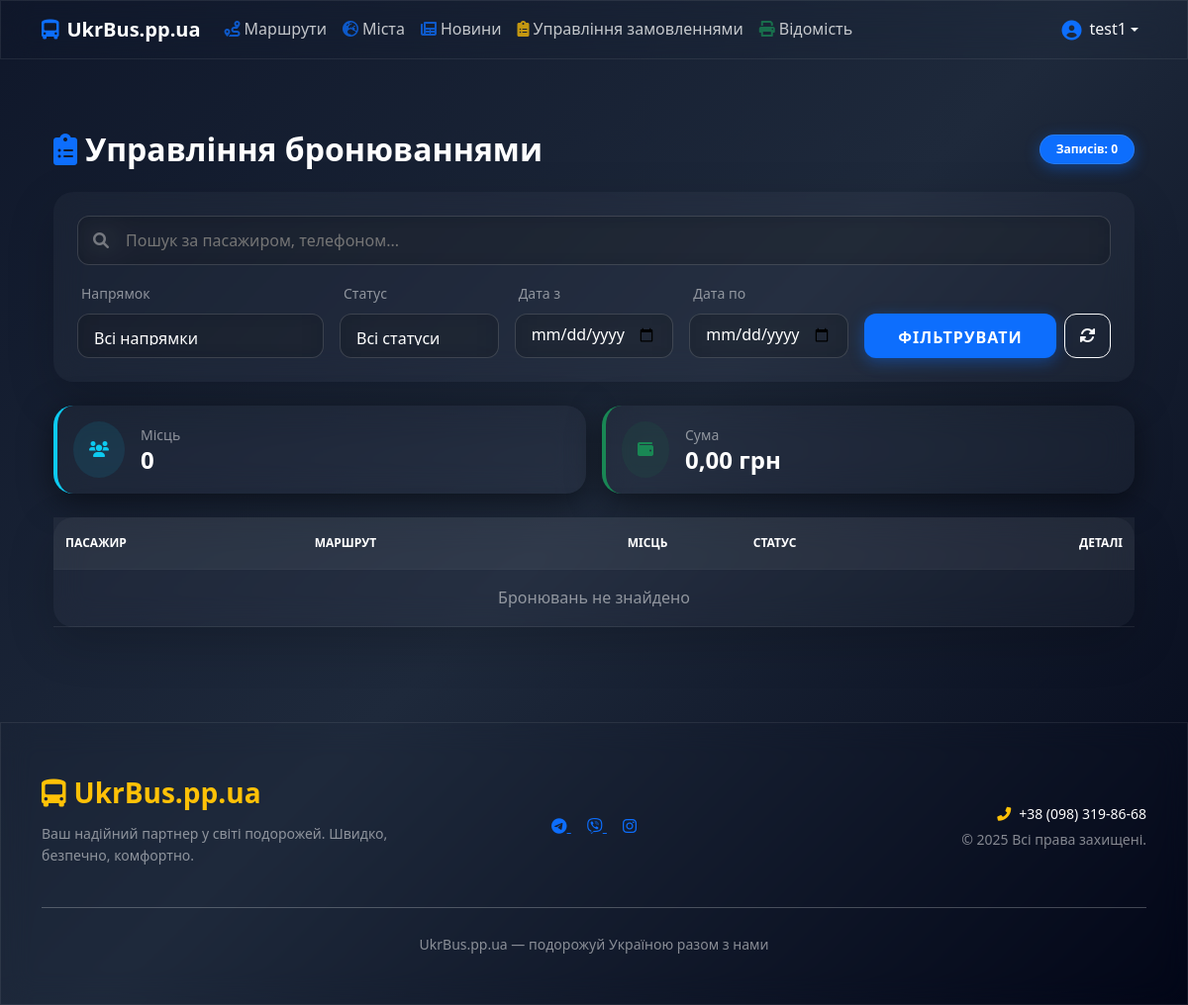
The page /booking/bookings/ (signed in) on the database as committed earlier.
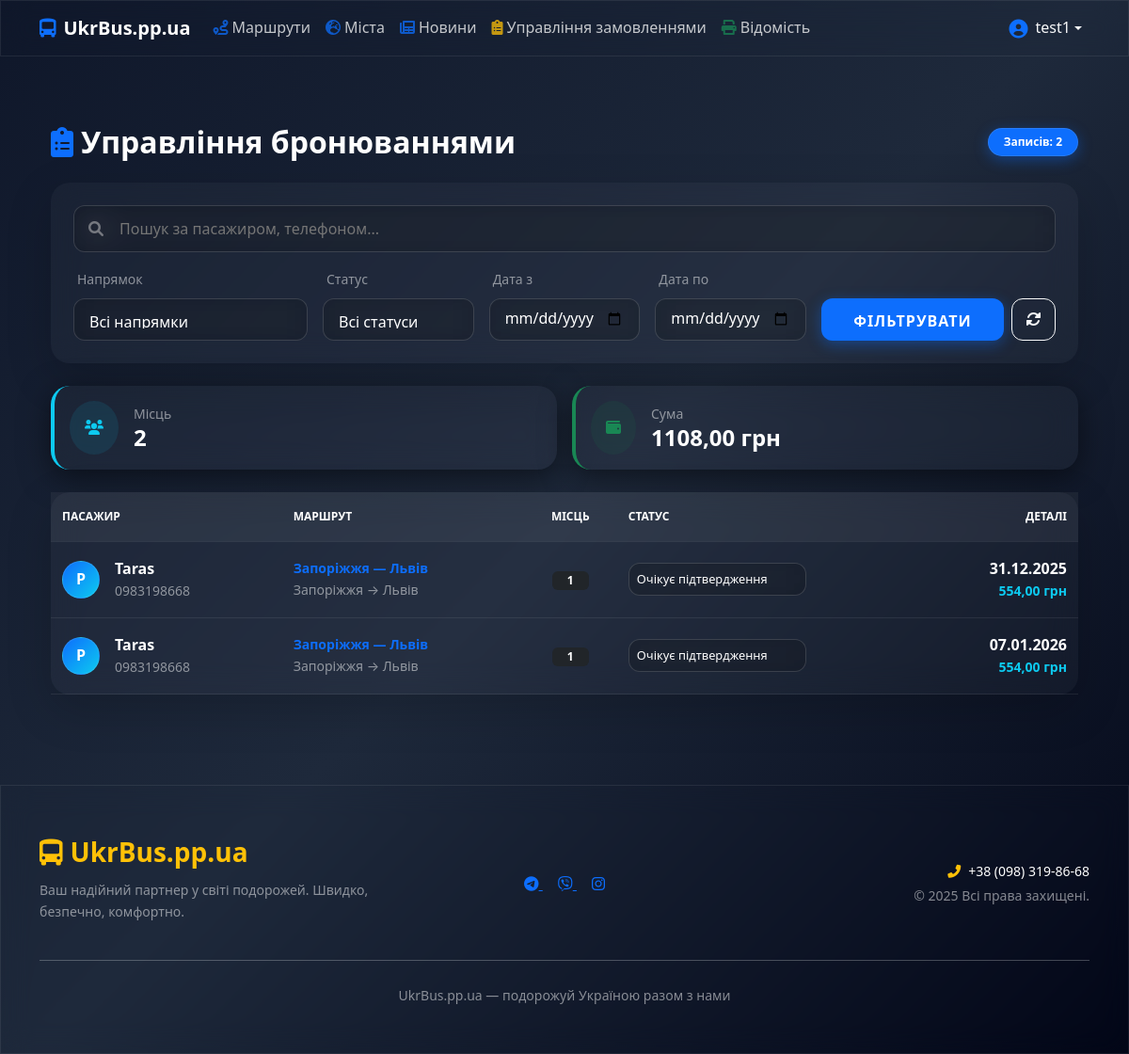
The same page on the database as committed later.
### booking/models.py (models this page shows, shortened)
class Booking(models.Model):
    STATUS_CHOICES = [
        ('pending', 'Очікує підтвердження'),
        ('confirmed', 'Підтверджено'),
        ('cancelled', 'Скасовано'),
    ]
    passenger = models.ForeignKey(
        settings.AUTH_USER_MODEL,
        on_delete=models.CASCADE,
        related_name='bookings'
    )
    route = models.ForeignKey(
        Route,
        on_delete=models.CASCADE,
        related_name='bookings'
    )
    trip_date = models.DateField(verbose_name="Дата поїздки",db_index=True)
    seats_count = models.PositiveIntegerField(default=1, verbose_name="Кількість місць")
    status = models.CharField(max_length=20, choices=STATUS_CHOICES, default='pending',db_index=True)
    departure_point = models.CharField(max_length=100, verbose_name="Місце посадки",db_index=True)
    arrival_point = models.CharField(max_length=100, verbose_name="Місце висадки",db_index=True)
    total_price = models.DecimalField(
        max_digits=10,
        decimal_places=2,
        default=0.00,
        verbose_name="Загальна вартість"
    )
    created_at = models.DateTimeField(auto_now_add=True)
    updated_at = models.DateTimeField(auto_now=True)  # Корисно для відстеження змін статусу
    class Meta:
        verbose_name = "Бронювання"
        verbose_name_plural = "Бронювання"
        ordering = ['-created_at']

### accounts/models.py (models this page shows, shortened)
class User(AbstractUser):
    username = models.CharField(
        max_length=255,
        unique=True,
        help_text="Будь-яка комбінація символів",
    )
    is_passenger = models.BooleanField(default=False, verbose_name="Пасажир")
    is_carrier = models.BooleanField(default=False, verbose_name="Перевізник")

class PassengerProfile(models.Model):
    user = models.OneToOneField(User, on_delete=models.CASCADE, related_name='passenger_profile')
    phone = models.CharField(max_length=20, verbose_name="Телефон")

### trips/models.py (models this page shows, shortened)
class Route(models.Model):
    carrier = models.ForeignKey(settings.AUTH_USER_MODEL, on_delete=models.CASCADE, related_name='routes',
                                verbose_name="Перевізник")
    title = models.CharField(max_length=255, verbose_name="Назва маршруту")
    is_active = models.BooleanField(default=True, verbose_name="Активний")
    top_until = models.DateField(null=True, blank=True, verbose_name="ТОП діє до")
    is_passenger = models.BooleanField(
        default=True,
        verbose_name="Пасажирські перевезення",
        help_text="Чи доступне бронювання місць для пасажирів"
    )
    is_parcel = models.BooleanField(
        default=True,
        verbose_name="Доставка посилок",
        help_text="Чи приймає цей маршрут посилки для передачі"
    )
    min_trip_price = models.DecimalField(max_digits=10, decimal_places=2, default=0,
                                         verbose_name="Мінімальна ціна поїздки")
    price_per_km = models.DecimalField(max_digits=10, decimal_places=2, default=0, verbose_name="Ціна за 1 км")
    min_parcel_price = models.DecimalField(max_digits=10, decimal_places=2, default=0,
                                           verbose_name="Мінімальна ціна посилки")
    price_per_kg = models.DecimalField(max_digits=10, decimal_places=2, default=0, verbose_name="Ціна за 1 кг")
    class Meta:
        verbose_name = "Маршрут"
        verbose_name_plural = "Маршрути"
        ordering = ['-top_until', '-id']

### booking/views.py (the view, shortened to what this page needs)
# urls.py: path('bookings/', CarrierBookingListView.as_view(), name='carrier-bookings'),
class CarrierBookingListView(LoginRequiredMixin, ListView):
    model = Booking
    template_name = 'booking/carrier_bookings.html'
    context_object_name = 'bookings'
    def get_queryset(self):
        queryset = Booking.objects.filter(
            route__carrier=self.request.user
        ).select_related('passenger', 'passenger__passenger_profile', 'route').order_by('-created_at')
        search_query = self.request.GET.get('search', '')
        status = self.request.GET.get('status')
        if status: queryset = queryset.filter(status=status)
        route_id = self.request.GET.get('route')
        if route_id: queryset = queryset.filter(route_id=route_id)
        return queryset
    def get_context_data(self, **kwargs):
        context = super().get_context_data(**kwargs)
        context['my_routes'] = Route.objects.filter(carrier=self.request.user)
        context['status_choices'] = Booking.STATUS_CHOICES
        stats = self.get_queryset().aggregate(total_money=Sum('total_price'), total_seats=Sum('seats_count'))
        context['total_money'] = stats['total_money'] or 0
        context['total_seats'] = stats['total_seats'] or 0
        return context

### templates/booking/carrier_bookings.html (shortened to what the changed rows need)
{% extends 'base.html' %}
{% block content %}
<div class="container mt-4 pb-5">
    <div class="d-flex justify-content-between align-items-center mb-4">
        <h2 class="text-white fw-bold mb-0">
            <i class="fas fa-clipboard-list me-2 text-primary"></i>Управління бронюваннями
        </h2>
        <span class="badge bg-primary rounded-pill px-3 py-2 shadow-glow">Записів: {{ bookings.count }}</span>
    </div>
    <div class="row mb-4 g-3 text-white">
        <div class="col-md-6">
            <div class="glass-card p-3 d-flex align-items-center border-0" style="border-left: 4px solid #0dcaf0 !important;">
                <div>
                    <div class="small text-white-50 uppercase">Місць</div>
                    <div class="h4 mb-0 fw-bold">{{ total_seats|default:0 }}</div>
                </div>
            </div>
        </div>
        <div class="col-md-6">
            <div class="glass-card p-3 d-flex align-items-center border-0" style="border-left: 4px solid #198754 !important;">
                <div>
                    <div class="small text-white-50 uppercase">Сума</div>
                    <div class="h4 mb-0 fw-bold">{{ total_money|default:0|floatformat:2 }} грн</div>
                </div>
            </div>
        </div>
    </div>
    <div class="glass-card p-0 overflow-hidden border-0 shadow-lg">
        <div class="table-responsive">
            <table class="table align-middle mb-0 text-white">
                <thead >
                    <tr>
                        <th class="ps-4 py-3">Пасажир</th>
                        <th>Маршрут</th>
                        <th class="text-center">Місць</th>
                        <th>Статус</th>
                        <th class="pe-4 text-end">Деталі</th>
                    </tr>
                </thead>
                <tbody>
                    {% for booking in bookings %}
                    <tr class="stop-row border-bottom border-white border-opacity-5">
                        <td class="ps-4 py-3">
                            <div class="d-flex align-items-center">
                                <div class="avatar-circle me-3">{{ booking.passenger.username|slice:":1"|upper }}</div>
                                <div>
                                    <div class="fw-bold">{{ booking.passenger.get_full_name|default:booking.passenger.username }}</div>
                                    <div class="small text-white-50">{{ booking.passenger.passenger_profile.phone|default:"---" }}</div>
                                </div>
                            </div>
                        </td>
                        <td>
                            <div class="fw-bold text-primary small">{{ booking.route.title }}</div>
                            <div class="small opacity-50">{{ booking.departure_point }} → {{ booking.arrival_point }}</div>
                        </td>
                        <td class="text-center">
                            <span class="badge bg-dark px-3">{{ booking.seats_count }}</span>
                        </td>
                        <td>
           <form method="post" class="d-flex align-items-center">
    <select name="status" onchange="this.form.submit()"
            class="glass-input glass-select py-1 px-2 border-0"
            style="width: auto; height: 35px; font-size: 0.8rem; cursor: pointer;">
        {% for val, label in status_choices %}
            <option value="{{ val }}" {% if booking.status == val %}selected{% endif %}>
                {{ label }}
            </option>
        {% endfor %}
    </select>
</form>
                        </td>
                        <td class="pe-4 text-end">
                            <div class="fw-bold">{{ booking.trip_date|date:"d.m.Y" }}</div>
                            <div class="text-info small fw-bold">{{ booking.total_price }} грн</div>
                        </td>
                    </tr>
                    {% empty %}
                    <tr><td colspan="5" class="text-center py-5 opacity-50 italic">Бронювань не знайдено</td></tr>
                    {% endfor %}
                </tbody>
            </table>
        </div>
    </div>
</div>
{% endblock %}

Rows that differ between the two databases and show on the page:
added Booking: passenger.username "P", passenger.get_full_name "Taras", passenger.passenger_profile.phone "0983198668", route "Запоріжжя — Львів", departure_point "Запоріжжя", arrival_point "Львів", seats_count "1", status "Очікує підтвердження", trip_date "31.12.2025", total_price "554,00"
added Booking: passenger.username "P", passenger.get_full_name "Taras", passenger.passenger_profile.phone "0983198668", route "Запоріжжя — Львів", departure_point "Запоріжжя", arrival_point "Львів", seats_count "1", status "Очікує підтвердження", trip_date "07.01.2026", total_price "554,00"
Other text that changed with them:
{{ bookings.count }}: "0" → "2"
{{ total_seats|default:0 }}: "0" → "2"
{{ total_money|default:0|floatformat:2 }}: "0,00" → "1108,00"
text no longer shown: "Бронювань не знайдено"
